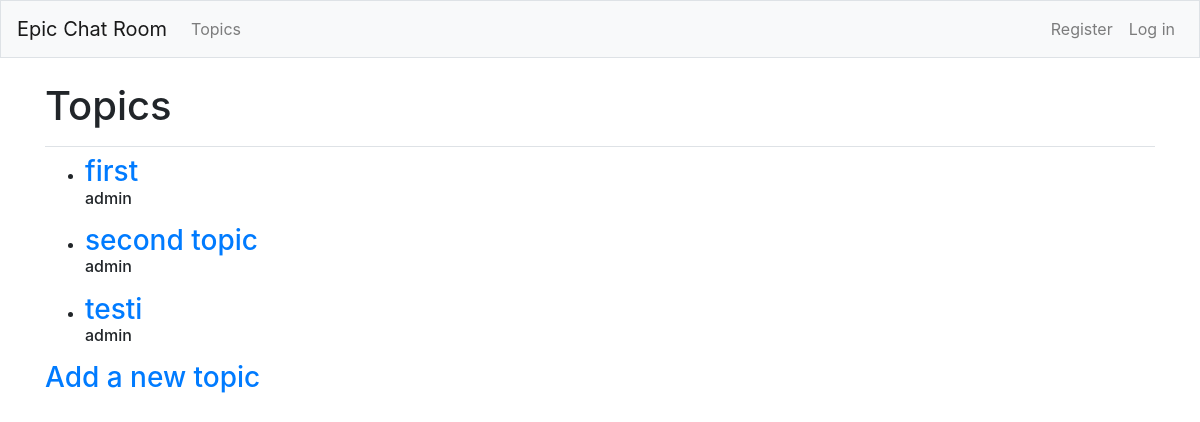
/topics/, run on an earlier commit of the app's database.
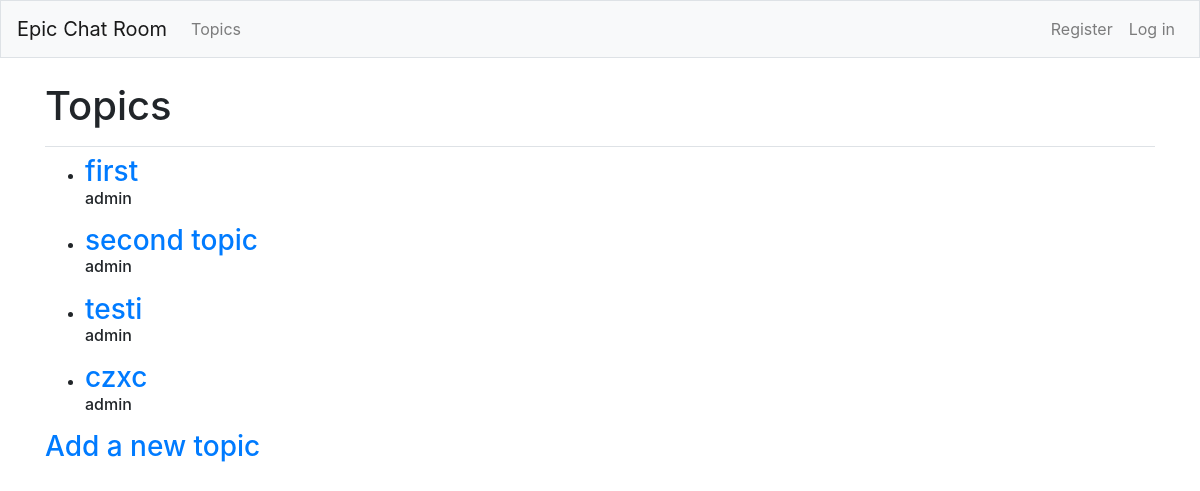
And on a later commit of the database.
### epic_chat_room/models.py (models this page shows)
class Topic(models.Model):
    title = models.CharField(max_length=200)
    date_added = models.DateTimeField(auto_now_add=True)
    date_modified = models.DateTimeField(auto_now=True)
    owner = models.ForeignKey(User, on_delete=models.CASCADE)
    def __str__(self):
        return self.title

### epic_chat_room/views.py (the view)
# urls.py: path('topics/', views.topics, name='topics'),
def topics(request):
    topics = Topic.objects.order_by('date_modified')
    context = {'topics': topics}
    return render(request, 'epic_chat_room/topics.html', context)

### epic_chat_room/templates/epic_chat_room/topics.html
{% extends "epic_chat_room/base.html" %}
{% block page_header %}
  <h1>Topics</h1>
{% endblock page_header %}
{% block content %}
  <ul>
    {% for topic in topics %}
      <li><h3>
        <a href="{% url 'epic_chat_room:topic' topic.id %}">{{ topic }}</a>
        <p style="font-size:medium">{{topic.owner}}</p>
      </h3></li>
    {% empty %}
      <li><h3>No topics have been added yet.</h3></li>
    {% endfor %}
  </ul>
  <h3><a href="{% url 'epic_chat_room:new_topic' %}">Add a new topic</a></h3>
{% endblock content %}

What changed in the data, as far as the page shows it:
added Topic: title "czxc", owner "admin"
